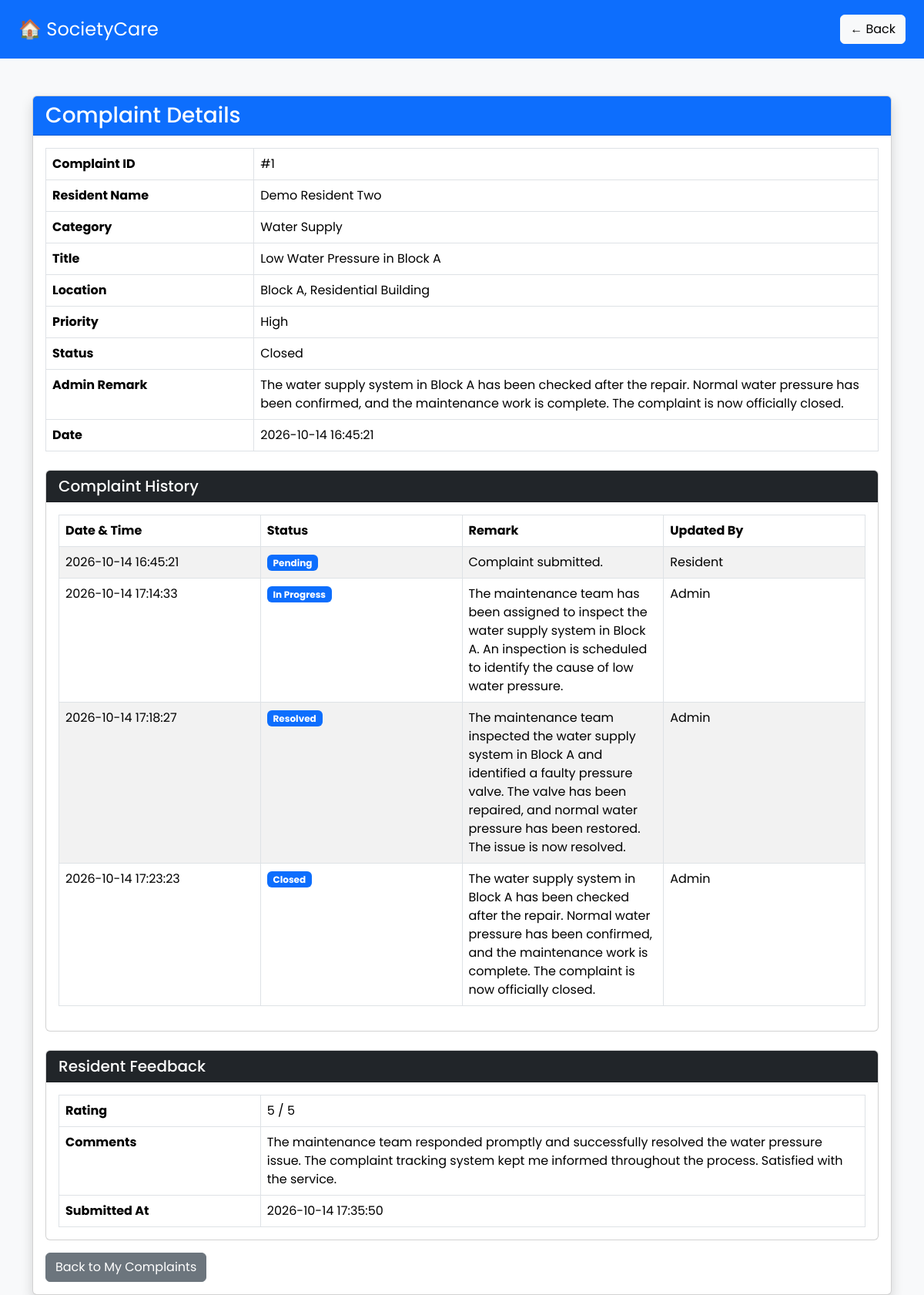
The app's page /resident/view-complaint.php?id=1 (signed in) with its own data.
### tables this page shows
CREATE TABLE `complaints` (
  `complaint_id` int(11) NOT NULL,
  `resident_id` int(11) NOT NULL,
  `category_id` int(11) NOT NULL,
  `title` varchar(150) NOT NULL,
  `description` text NOT NULL,
  `location` varchar(100) DEFAULT NULL,
  `issue_started` varchar(50) DEFAULT NULL,
  `priority` enum('Low','Medium','High') DEFAULT 'Medium',
  `photo` varchar(255) DEFAULT NULL,
  `status` enum('Pending','Assigned','In Progress','Resolved','Closed') DEFAULT 'Pending',
  `created_at` timestamp NOT NULL DEFAULT current_timestamp(),
  `admin_remark` text DEFAULT NULL
);

CREATE TABLE `residents` (
  `resident_id` int(11) NOT NULL,
  `full_name` varchar(100) NOT NULL,
  `email` varchar(100) NOT NULL,
  `mobile` varchar(15) NOT NULL,
  `password` varchar(255) NOT NULL,
  `house_number` varchar(50) NOT NULL,
  `block` varchar(50) DEFAULT NULL,
  `registration_date` timestamp NOT NULL DEFAULT current_timestamp(),
  `status` enum('Active','Inactive') DEFAULT 'Active'
);

CREATE TABLE `categories` (
  `category_id` int(11) NOT NULL,
  `category_name` varchar(100) NOT NULL
);

CREATE TABLE `complaint_history` (
  `history_id` int(11) NOT NULL,
  `complaint_id` int(11) NOT NULL,
  `status` varchar(50) NOT NULL,
  `remark` text DEFAULT NULL,
  `updated_by` varchar(50) NOT NULL,
  `updated_at` timestamp NOT NULL DEFAULT current_timestamp()
);

CREATE TABLE `feedback` (
  `feedback_id` int(11) NOT NULL,
  `complaint_id` int(11) NOT NULL,
  `resident_id` int(11) NOT NULL,
  `rating` int(11) DEFAULT NULL CHECK (`rating` between 1 and 5),
  `comments` text DEFAULT NULL,
  `submitted_at` timestamp NOT NULL DEFAULT current_timestamp()
);

### resident/view-complaint.php (the view, shortened to what this page needs)
<?php
function sc_view_escape($value) {
    return htmlspecialchars((string) ($value ?? ''), ENT_QUOTES, 'UTF-8');
}
$raw_id = $_GET['id'] ?? null;
$complaint_id = is_string($raw_id)
    ? filter_var($raw_id, FILTER_VALIDATE_INT, ['options' => ['min_range' => 1]])
    : false;
$resident_id = (int) $_SESSION['resident_id'];
try {
    $stmt = mysqli_prepare($conn, 'SELECT complaints.*,
                                        residents.full_name AS resident_name,
                                        categories.category_name
                                 FROM complaints
                                 JOIN residents ON complaints.resident_id = residents.resident_id
                                 JOIN categories ON complaints.category_id = categories.category_id
                                 WHERE complaints.complaint_id = ? AND complaints.resident_id = ?');
    mysqli_stmt_bind_param($stmt, 'ii', $complaint_id, $resident_id);
    mysqli_stmt_execute($stmt);
    $result = mysqli_stmt_get_result($stmt);
    $row = mysqli_fetch_assoc($result);
    $history_stmt = mysqli_prepare($conn, 'SELECT updated_at, status, remark, updated_by
                                          FROM complaint_history
                                          WHERE complaint_id = ?
                                          ORDER BY updated_at ASC');
    mysqli_stmt_bind_param($history_stmt, 'i', $complaint_id);
    mysqli_stmt_execute($history_stmt);
    $history_result = mysqli_stmt_get_result($history_stmt);
    $histories = mysqli_fetch_all($history_result, MYSQLI_ASSOC);
    $feedback_stmt = mysqli_prepare($conn, 'SELECT rating, comments, submitted_at
                                           FROM feedback
                                           WHERE complaint_id = ? AND resident_id = ?
                                           ORDER BY feedback_id DESC LIMIT 1');
    mysqli_stmt_bind_param($feedback_stmt, 'ii', $complaint_id, $resident_id);
    mysqli_stmt_execute($feedback_stmt);
    $feedback_result = mysqli_stmt_get_result($feedback_stmt);
    $feedback = mysqli_fetch_assoc($feedback_result) ?: null;
} catch (Throwable $e) {
    error_log('SocietyCare resident view complaint error: ' . $e->getMessage());
    http_response_code(500);
    exit('Unable to load complaint details. Please try again later.');
}
?>
<!DOCTYPE html>
<html lang="en">
<head>
<link href="https://cdn.jsdelivr.net/npm/bootstrap@5.3.3/dist/css/bootstrap.min.css" rel="stylesheet">
<link rel="stylesheet" href="../assets/css/style.css">
</head>
<body class="bg-light">
<nav class="navbar navbar-dark bg-primary px-4">
<span class="navbar-brand fs-4">
🏠 SocietyCare
</span>
<div>
<a href="my-complaints.php" class="btn btn-light">
    ← Back
</a>
</div>
</nav>
<div class="container mt-5">
<div class="card shadow">
<div class="card-header bg-primary text-white">
<h3 class="mb-0">Complaint Details</h3>
</div>
<div class="card-body">
<table class="table table-bordered">
<tr>
    <th width="25%">Complaint ID</th>
    <td>#<?php echo (int) $row['complaint_id']; ?></td>
</tr>
<tr>
    <th>Resident Name</th>
    <td><?php echo sc_view_escape($row['resident_name']); ?></td>
</tr>
<tr>
    <th>Category</th>
    <td><?php echo sc_view_escape($row['category_name']); ?></td>
</tr>
<tr>
    <th>Title</th>
    <td><?php echo sc_view_escape($row['title']); ?></td>
</tr>
<tr>
    <th>Location</th>
    <td><?php echo sc_view_escape($row['location']); ?></td>
</tr>
<tr>
    <th>Priority</th>
    <td><?php echo sc_view_escape($row['priority']); ?></td>
</tr>
<tr>
    <th>Status</th>
    <td><?php echo sc_view_escape($row['status']); ?></td>
</tr>
<tr>
    <th>Admin Remark</th>
    <td>
        <?php
        if (trim((string) ($row['admin_remark'] ?? '')) !== '') {
            echo sc_view_escape($row['admin_remark']);
        } else {
            echo "No remark yet";
        }
        ?>
    </td>
</tr>
<tr>
    <th>Date</th>
    <td><?php echo sc_view_escape($row['created_at']); ?></td>
</tr>
</table>
<div class="card mt-4">
    <div class="card-header bg-dark text-white">
        <h5 class="mb-0">Complaint History</h5>
    </div>
    <div class="card-body">
      <div class="table-responsive">
        <table class="table table-bordered table-striped">
            <thead>
                <tr>
                    <th>Date & Time</th>
                    <th>Status</th>
                    <th>Remark</th>
                    <th>Updated By</th>
                </tr>
            </thead>
            <tbody>
            <?php foreach ($histories as $history){ ?>
                <tr>
                    <td><?php echo sc_view_escape($history['updated_at']); ?></td>
                    <td>
                        <span class="badge bg-primary">
                            <?php echo sc_view_escape($history['status']); ?>
                        </span>
                    </td>
                    <td>
                        <?php echo sc_view_escape($history['remark']); ?>
                    </td>
                    <td>
                        <?php echo sc_view_escape($history['updated_by']); ?>
                    </td>
                </tr>
            <?php } ?>
            </tbody>
        </table>
       </div>
    </div>
</div>
<?php if ($feedback !== null) { ?>
<div class="card mt-4" id="resident-feedback">
    <div class="card-header bg-dark text-white">
        <h5 class="mb-0">Resident Feedback</h5>
    </div>
    <div class="card-body">
        <table class="table table-bordered mb-0">
            <tr>
                <th style="width: 25%;">Rating</th>
                <td><?php echo (int) $feedback['rating']; ?> / 5</td>
            </tr>
            <tr>
                <th>Comments</th>
                <td><?php echo nl2br(sc_view_escape($feedback['comments'])); ?></td>
            </tr>
            <tr>
                <th>Submitted At</th>
                <td><?php echo sc_view_escape($feedback['submitted_at']); ?></td>
            </tr>
        </table>
    </div>
</div>
<?php } ?>
<div class="mt-3">
    <a href="my-complaints.php" class="btn btn-secondary">
        Back to My Complaints
    </a>
</div>
</div>
</div>
</div>
</body>
</html>

### assets/css/style.css (style rules this page uses)
* { margin:0; padding:0; box-sizing:border-box; font-family:'Poppins',sans-serif; }
body { background:#f5f7fb; color:#333; }
.navbar { background:rgba(0,0,0,0.25); backdrop-filter:blur(10px); padding:15px 0; }
.table-responsive table { table-layout: fixed !important; width: 100% !important; }
.table-responsive th, .table-responsive td { white-space: normal !important; overflow-wrap: anywhere !important; word-break: break-word !important; }

### records on screen
complaints: complaint_id "1", resident.full_name "Demo Resident Two", category.category_name "Water Supply", title "Low Water Pressure in Block A", location "Block A, Residential Building", priority "High", status "Closed", admin_remark "The water supply system in Block A has been checked after the repair. Normal water pressure has been confirmed, and the maintenance work is complete. The complaint is now officially closed.", created_at "2026-10-14 16:45:21"
complaint_history: updated_at "2026-10-14 16:45:21", status "Pending", remark "Complaint submitted.", updated_by "Resident"
complaint_history: updated_at "2026-10-14 17:14:33", status "In Progress", remark "The maintenance team has been assigned to inspect the water supply system in Block A. An inspection is scheduled to identify the cause of low water pressure.", updated_by "Admin"
complaint_history: updated_at "2026-10-14 17:18:27", status "Resolved", remark "The maintenance team inspected the water supply system in Block A and identified a faulty pressure valve. The valve has been repaired, and normal water pressure has been restored. The issue is now resolved.", updated_by "Admin"
complaint_history: updated_at "2026-10-14 17:23:23", status "Closed", remark "The water supply system in Block A has been checked after the repair. Normal water pressure has been confirmed, and the maintenance work is complete. The complaint is now officially closed.", updated_by "Admin"
feedback: rating "5", comments "The maintenance team responded promptly and successfully resolved the water pressure issue. The complaint tracking system kept me informed throughout the process. Satisfied with the service.", submitted_at "2026-10-14 17:35:50"
